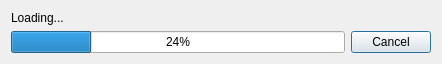
<?xml version="1.0" encoding="UTF-8"?>
<ui version="4.0">
 <class>progDlg</class>
 <widget class="QDialog" name="progDlg">
  <property name="geometry">
   <rect>
    <x>0</x>
    <y>0</y>
    <width>442</width>
    <height>64</height>
   </rect>
  </property>
  <property name="windowTitle">
   <string>Loading...</string>
  </property>
  <layout class="QVBoxLayout" name="verticalLayout">
   <item>
    <widget class="QLabel" name="loadingLbl">
     <property name="text">
      <string>Loading...</string>
     </property>
    </widget>
   </item>
   <item>
    <layout class="QHBoxLayout" name="progHLayout">
     <item>
      <widget class="QProgressBar" name="progressBar">
       <property name="value">
        <number>24</number>
       </property>
      </widget>
     </item>
     <item>
      <widget class="QPushButton" name="cancelBtn">
       <property name="text">
        <string>Cancel</string>
       </property>
      </widget>
     </item>
    </layout>
   </item>
  </layout>
 </widget>
 <resources/>
 <connections/>
</ui>
